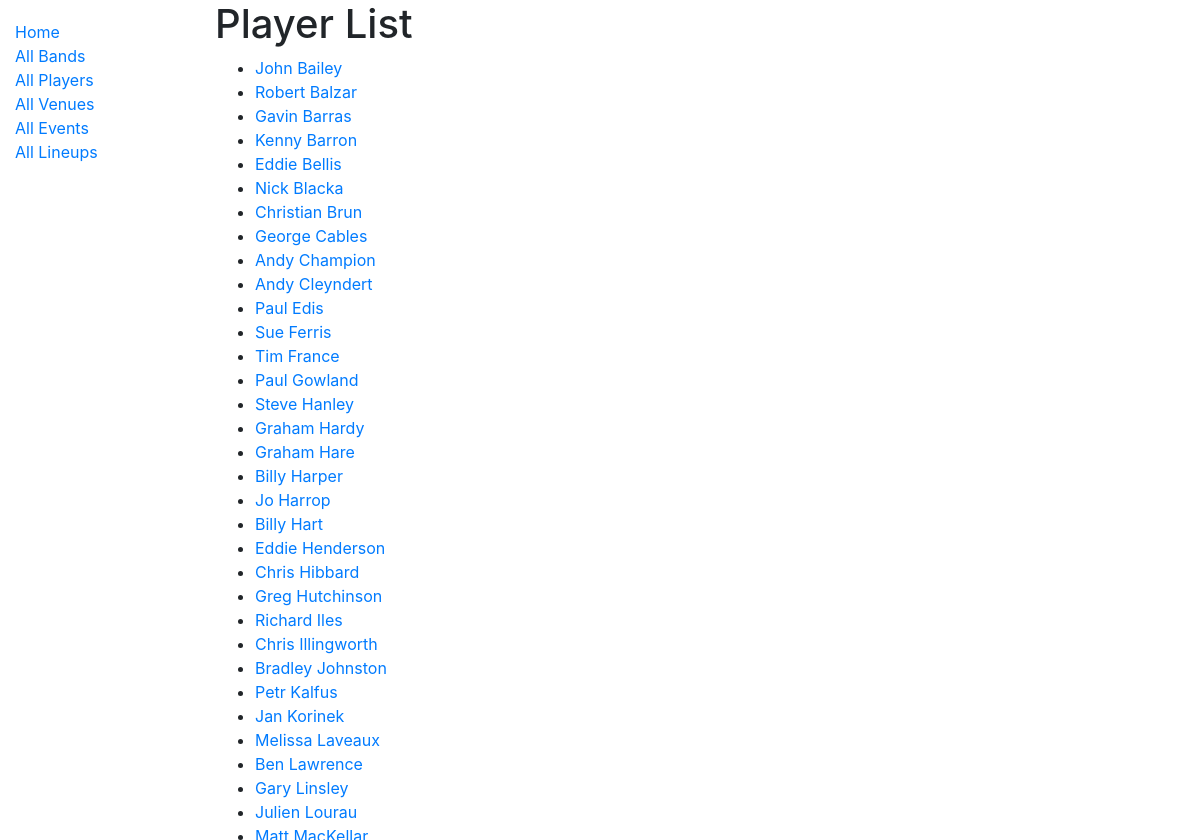
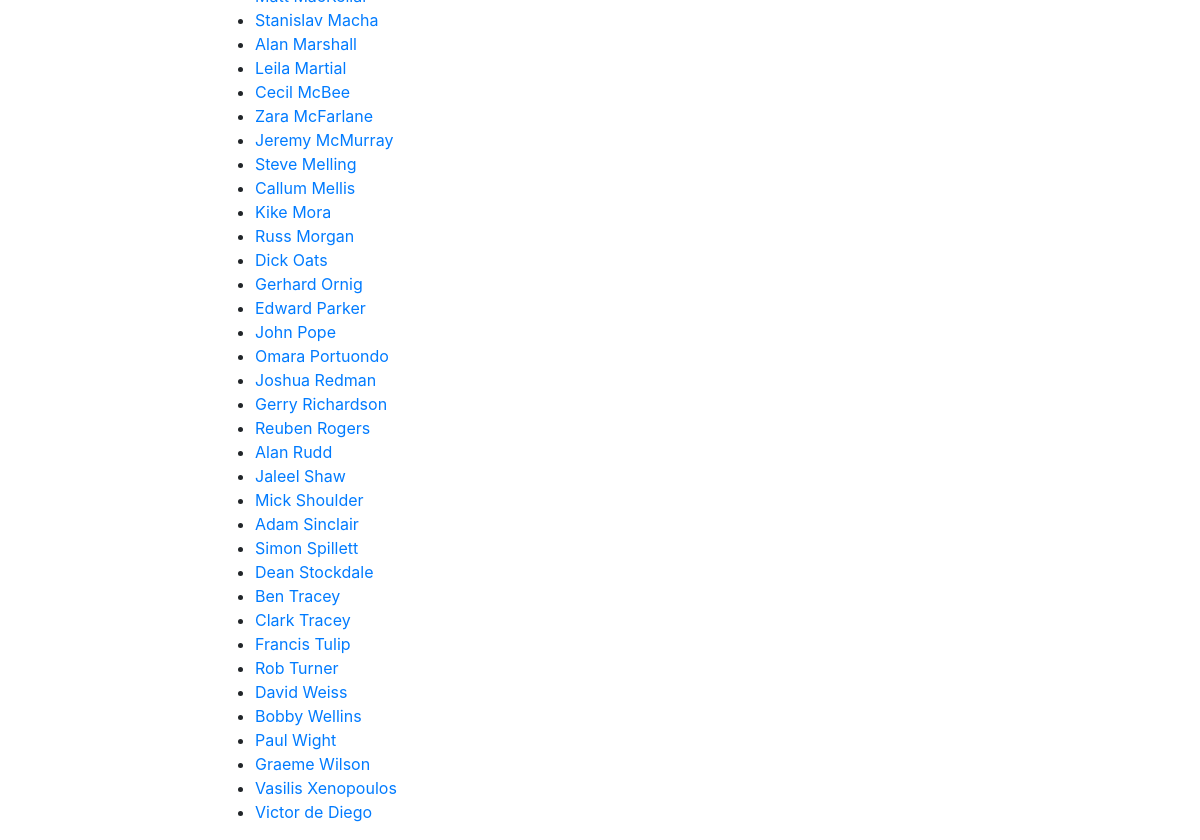
The app's page /jazz/players/, older data (2 pictures, top to bottom).
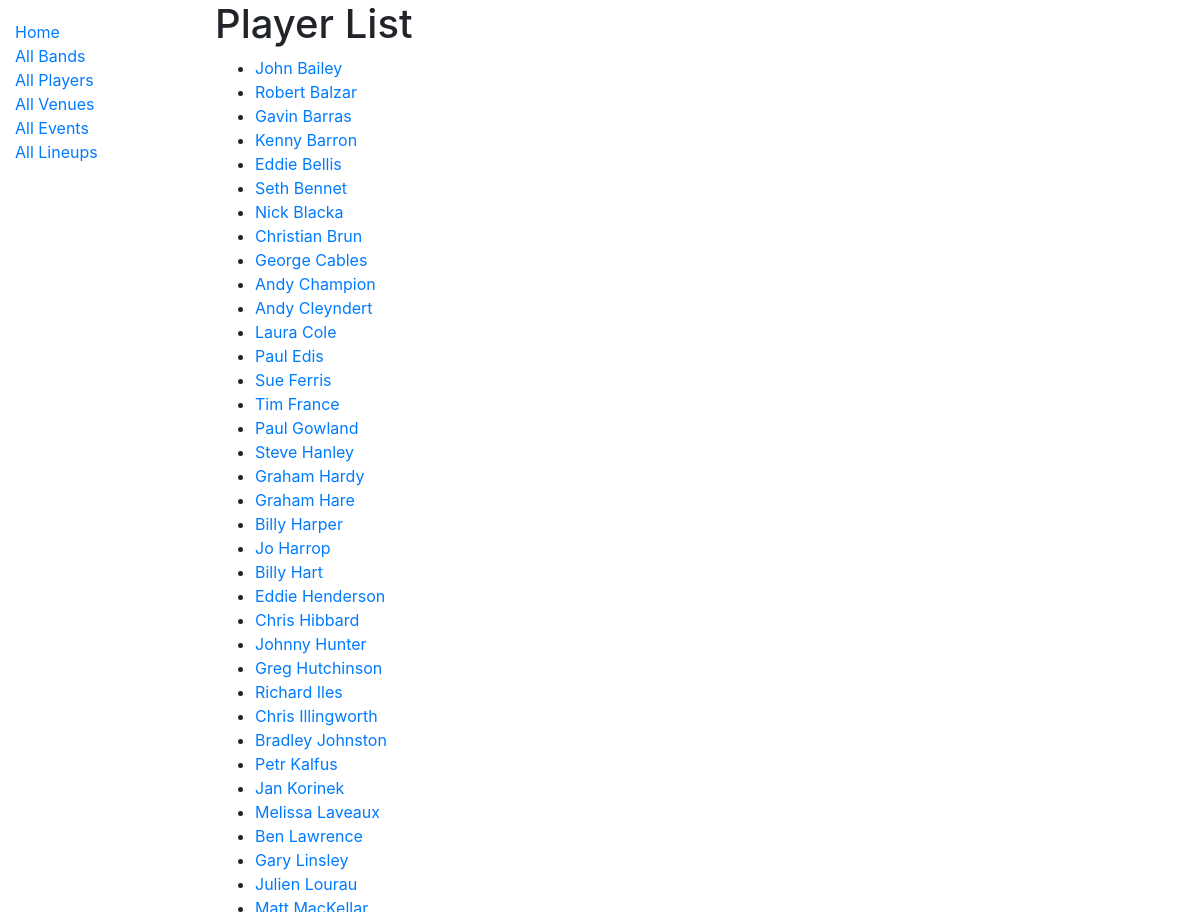
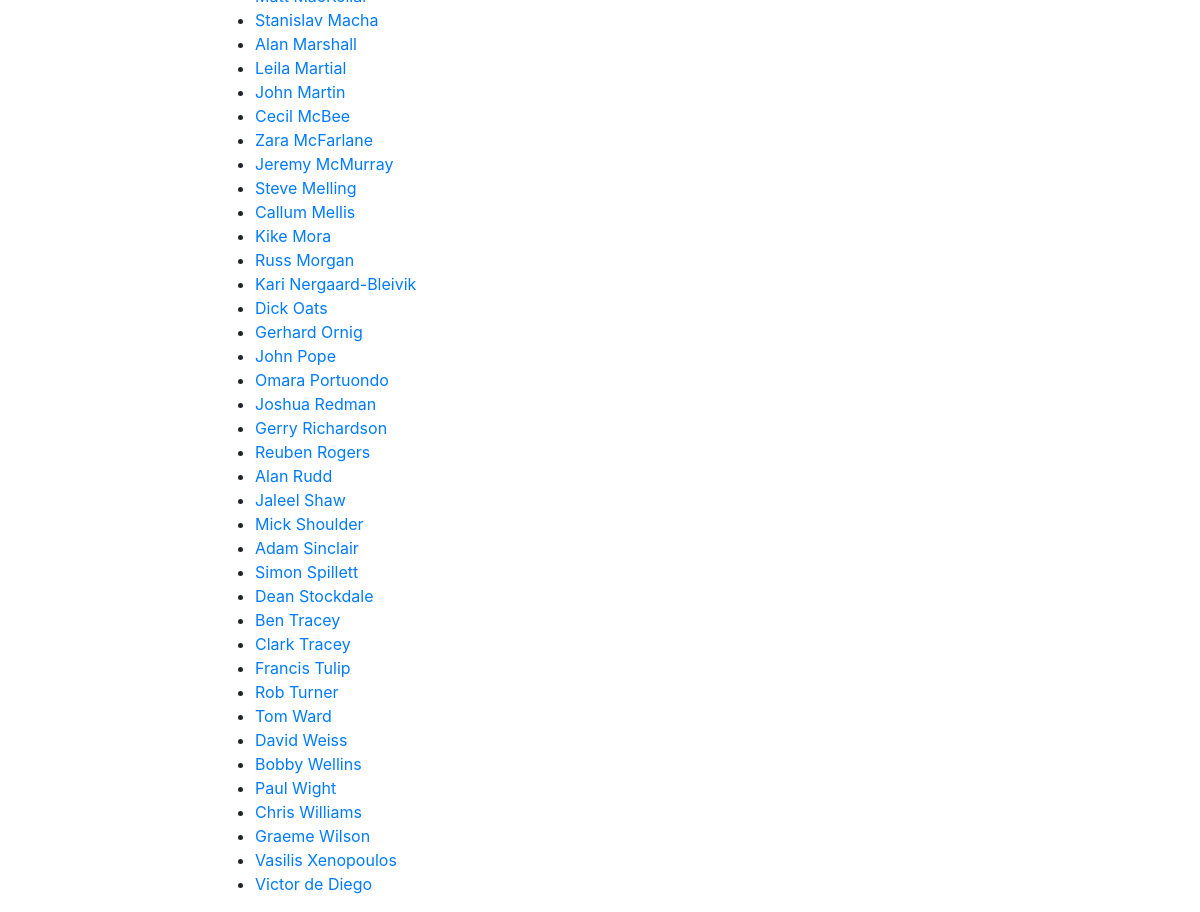
The same page, newer data (2 pictures, top to bottom).
### jazz/models.py (models this page shows, shortened)
class Player(models.Model):
    first_name = models.CharField(max_length=100)
    nick_name = models.CharField(max_length=100, blank=True, null=True)
    last_name = models.CharField(max_length=100)
    date_of_birth = models.DateField(null=True, blank=True)
    date_of_death = models.DateField('Died', null=True, blank=True)
    instrument = models.ForeignKey(Instrument, on_delete=models.SET_NULL, null=True, blank = True, help_text='Select instrument for this player')
    slug = models.SlugField(blank = True, unique = True) #unique=True, blank = True)
    comments = models.CharField(max_length=500, unique = False, blank = True, null = True)
    player_web = models.URLField('Web Address', blank = True)
    player_wikipedia = models.URLField('Wikipedia Page', blank = True)
    @property
    def full_name(self):
        if self.nick_name is None:
            return  '%s %s' % (self.first_name, self.last_name)
        else:
            return '%s %s %s' % (self.first_name, self.nick_name, self.last_name)
    class Meta:
        ordering = ['last_name', 'first_name']

### jazz/views.py (the view)
# urls.py: path('players/', views.PlayerListView.as_view(), name='players'),
class PlayerListView(generic.ListView):
	model = Player

### jazz/templates/jazz/player_list.html
{% extends "base_generic.html" %}
{% block content %}
  <h1>Player List</h1>
  {% if player_list %}
  <ul>
    {% for player in player_list %}
      <li>
         <a href="{{ player.slug }}">{{ player.full_name}}</a>
      </li>
    {% endfor %}
  </ul>
  {% else %}
    <p>There are no Players in the list.</p>
  {% endif %}
{% endblock %}

Row changes from the older to the newer data that the page shows:
removed Player: full_name "Edward Parker"
added Player: full_name "Seth Bennet"
added Player: full_name "Laura Cole"
added Player: full_name "Johnny Hunter"
added Player: full_name "John Martin"
added Player: full_name "Kari Nergaard-Bleivik"
added Player: full_name "Tom Ward"
added Player: full_name "Chris Williams"
